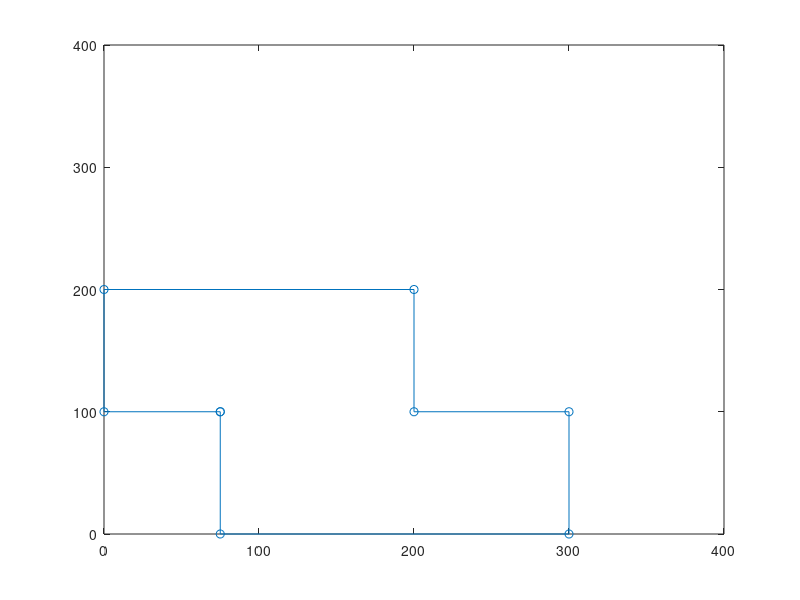

This figure's MATLAB source:

shape=[20 20; 20 90; 35 90;35 85;50 85;50 90 ; 60 90; 60 85; 110 85; 110 20;20 20]

plot(shape(:,1),shape(:,2),'-o')
axis([0 150 0 150])

shape2=[30 20; 30 80; 40 80; 40 55; 60 55;60 80; 80 80; 80 20; 30 20]
plot(shape2(:,1),shape2(:,2),'-o')
axis([0 150 0 150])

shape4 =[20 40; 20 90; 40 90; 40 70; 90 70 ; 90 40 ; 20 40]
plot(shape4(:,1),shape4(:,2),'-o')
axis([0 150 0 150])

shape5=[30 50; 30 90; 55 90; 55 60; 80 60; 80 30; 70 30; 70 50; 30 50 ]
plot(shape5(:,1),shape5(:,2),'-o')
axis([0 150 0 150])

 A = [100 200;100 300;200 300;200 200;300 200;300 100;200 100;200 0;100 0;100 100;0 100;0 200;100 200];
A = [100 200;100 300;200 300;200 100;200 0;100 0;100 100;0 100;0 200;100 200];
A=[0 0;0 200;100 200;100 300;200 300;200 100;100 100;100 0]
 %A=[200 200;100 200;100 300;400 300;400 200;300 200;300 100;200 100;200 200]
A=[75 100;0 100;0 200;200 200;200 100;300 100;300 0;75 0;75 100]
plot(A(:,1), A(:,2),'o-');

axis([0 400 0 400])